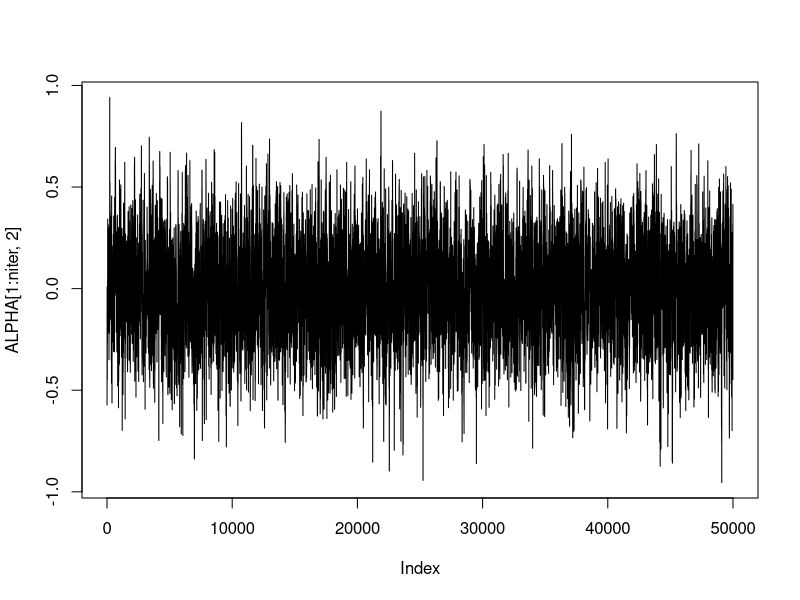
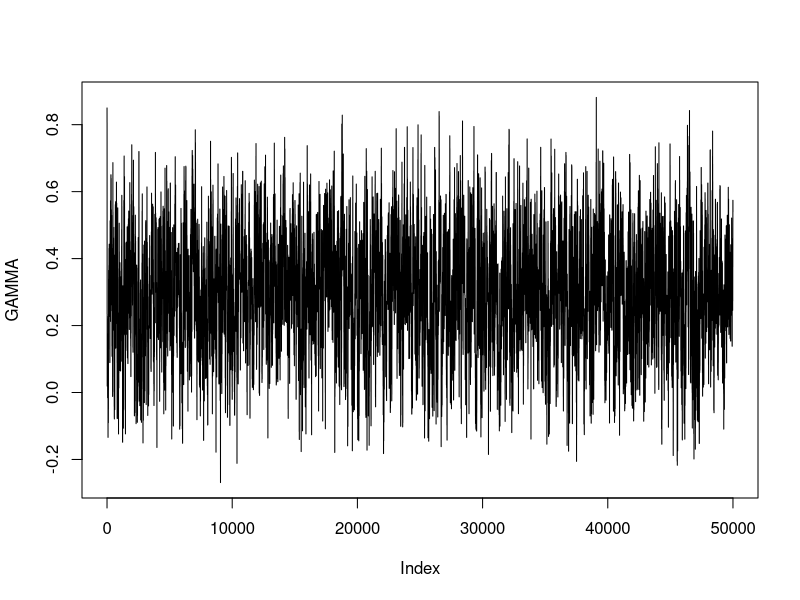

Source code (R) for these figures, in order:
# population: N = 100,000
N = 100000
set.seed(1010)
gamma = 0.85
X <- rbinom(N, 1,p = exp(gamma)/(1+exp(gamma)))
set.seed(112)
pbeta <- rbeta(N,2,5) 
population <- as.data.frame(cbind(X,pbeta))
pop_mean <- mean(population$X) # 0.70324
pop_sd <- sd(population$X) # 0.4568321

# sample n = 500 people
n <- 500
set.seed(1245)
index_500<- sample(1:N,n,prob = pbeta )
X_500 <- population[index_500,]
X_500$weight <- 1/X_500$pbeta
sum(X_500$weight*X_500$X)/sum(X_500$weight) # 0.67945, quite close to population truth

# missing indicator (MNAR)
alpha0 <- -0.8
alpha1 <- -0.5
R_p <- exp(alpha0+alpha1*X)/(1+exp(alpha0+alpha1*X))
set.seed(2130)
Rx <- rbinom(n,1,p = R_p) # 23.8% missing
# generate observed data
dat_obs <- X_500
dat_obs$Rx <- Rx
dat_obs$X <- ifelse(dat_obs$Rx == 0, dat_obs$X, NA) # Rx = 1 -> X missing
sum(dat_obs$X[which(dat_obs$Rx == 0)]*dat_obs$weight[which(dat_obs$Rx == 0)])/sum(dat_obs$weight[which(dat_obs$Rx == 0)])
#  0.6812081
sum(X_500$X[which(dat_obs$Rx != 0)]*dat_obs$weight[which(dat_obs$Rx != 0)])/sum(dat_obs$weight[which(dat_obs$Rx != 0)])
# 0.6735617

# update other parameters
# when inputing X: 
# do :
#  bootstrap a new data set with prob proportional to weight, with replacement
#  Incorporating the marginal infor into priors, or solve some optimization problem
#  take the majority vote to input a certain missing Xi, if multiple Xi are in the bootstrapped data set
#  calculate the likelihood of getting this imputation,
#  compare to current imputation, decide accept/reject

# helper functions
log_target_alpha <- function(X,R,alpha){
  return(sum(log(exp(alpha[1]+alpha[2]*X)^(1-R))/(1+exp(alpha[1]+alpha[2]*X))))
}

log_target_gamma <- function(X,gamma){
  return(sum(log((exp(gamma)^X)/(1+exp(gamma)))))
}

library(mvtnorm)
niter <- 50000

# Variable names used in sampling
X <- X_500$X   # start at the truth
R <- dat_obs$Rx
n_mis = sum(dat_obs$Rx)
W <- dat_obs$weight

# initial values
alpha = c(-0.8,-0.5)
gamma = 0.85
sigma_alpha0 = 0.25
sigma_alpha1 = 0.25
sigma_gamma = 0.4

# acceptance rate
alpha_accepted = 0
gamma_accepted = 0
X_accepted = 0

GAMMA <- rep(NA,niter)
ALPHA <- matrix(NA,niter,2)
X_impute <- matrix(NA,niter,length(X))

for (i in 1:niter){
  # update gamma
  proposed_gamma = rnorm(1,mean = gamma, sd = sigma_gamma)
  log.r1 = log_target_gamma(X,proposed_gamma) - log_target_gamma(X,gamma)
  if(log(runif(1))< log.r1){
    gamma <- proposed_gamma
    gamma_accepted = gamma_accepted + 1
  }
  
  # update alpha
  # proposed_alpha = rmvnorm(1,mean = current_alpha, sigma = diag(c(sigma_alpha0,sigma_alpha1)))
  proposed_alpha <- rep(NA,2)
  proposed_alpha[1] = rnorm(1,alpha[1],sd = sigma_alpha0)
  proposed_alpha[2] = rnorm(1,alpha[2],sd = sigma_alpha1)
  log.r2 = log_target_alpha(X,R,proposed_alpha) - log_target_alpha(X,R,alpha)
  if(log(runif(1))< log.r2){
    alpha <- proposed_alpha
    alpha_accepted = alpha_accepted + 1
  }
  
  # update X
  # sample an X_mis (R = 1)
  proposed_X <- X
  proposed_X[which(R != 0)] <- rbinom(n_mis, 1,pexp(gamma)*(1+exp(alpha0))/(1+exp(alpha0+alpha1)))
  # M-H based on auxilliary information
  #cur_mean <- sum(X*W)/sum(W)
  #proposed_mean <- sum(proposed_X*W)/sum(W)
  #log.r3 = log(pnorm(proposed_mean,mean = pop_mean,sd = pop_sd)) -  log(pnorm(cur_mean,mean = pop_mean,sd = pop_sd))
  #if(log(runif(1))< log.r3){
  #  X <- proposed_X
  #  X_accepted = X_accepted + 1
  #}
  X <- proposed_X
  GAMMA[i] <- gamma
  ALPHA[i,] <- alpha
  X_impute[i,] <- X
}
alpha_accepted/niter
gamma_accepted/niter
X_accepted/niter
plot(ALPHA[1:niter,2],type = "l")
plot(GAMMA,type = "l")
mean(GAMMA)
colMeans(ALPHA)
